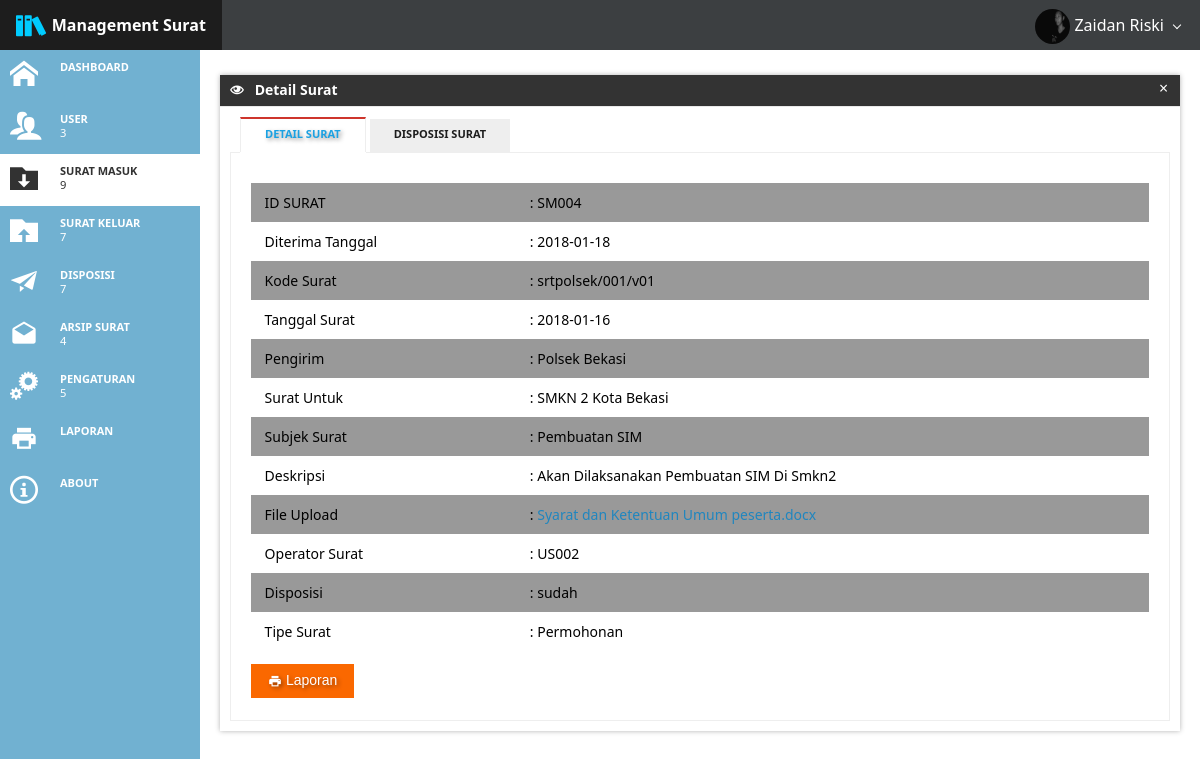
The app's page /lihatsurat.php?id=SM004 (signed in) with its own data.
### tables this page shows
CREATE TABLE IF NOT EXISTS `user` (
  `id` varchar(5) NOT NULL,
  `username` varchar(50) NOT NULL,
  `password` varchar(50) NOT NULL,
  `fullname` varchar(255) NOT NULL,
  `level` varchar(20) NOT NULL,
  `jabatan` varchar(255) NOT NULL,
  `picture` varchar(255) NOT NULL DEFAULT 'avatar.png'
);

CREATE TABLE IF NOT EXISTS `mail` (
  `id` varchar(5) NOT NULL,
  `incoming_at` date NOT NULL,
  `mail_code` varchar(30) NOT NULL,
  `mail_date` date NOT NULL,
  `mail_from` varchar(70) NOT NULL,
  `mail_to` varchar(70) NOT NULL,
  `mail_subject` varchar(100) NOT NULL,
  `description` varchar(255) NOT NULL,
  `file_upload` varchar(255) NOT NULL,
  `mail_typeid` varchar(5) NOT NULL,
  `userid` varchar(5) NOT NULL,
  `disposisi` varchar(10) NOT NULL DEFAULT 'belum',
  `status` varchar(25) NOT NULL DEFAULT 'tidak'
);

CREATE TABLE IF NOT EXISTS `mail_type` (
  `id` varchar(5) NOT NULL,
  `type` varchar(30) NOT NULL
);

### lihatsurat.php (the view, shortened to what this page needs)
<html>
<head lang="en">
        <link href="css/metro.css" rel="stylesheet">
    <link href="css/metro-icons.css" rel="stylesheet">
    <link href="css/metro-responsive.css" rel="stylesheet">
    <link href="css/metro-schemes.css" rel="stylesheet">
    <link href="css/docs.css" rel="stylesheet">
</head>
<body>
<?php
 require_once("koneksi.php");
if(!isset($_SESSION['username'])) {
header("location:login.php"); }
else{
    $username = $_SESSION['username'];
}
$sql = "SELECT id, fullname, level, picture FROM user WHERE username = '$username'";
$result = mysqli_query($conn, $sql);
if (mysqli_num_rows($result) > 0) {
    while($row = mysqli_fetch_assoc($result)) {
        $fullname = $row["fullname"];
        $picture = $row["picture"];
    }
}
?>
    <?php
    require_once("judul.php");
    ?>
    <div class="page-content">
        <div class="flex-grid no-responsive-future" style="height: 100%;">
            <div class="row" style="height: 100%" id="Tside">
                <?php
                require_once("sidebar.php");
                ?>
                <div class="cell auto-size padding20 no-padding-top bg-white container" id="cell-content div1" style="overflow: scroll">
                     <div class="window" style="margin-top:25px;">
                            <div class="window-caption bg-grayDark fg-white">
                                <span class="window-caption-icon"><span class="mif-eye"></span></span>
                                <span class="window-caption-title">Detail Surat</span>
                                <a href="suratmasuk.php"><span class="btn-close bg-grayDark fg-white"></span></a>
                            </div>
                            <div class="window-content bg-white padding10" style="height: auto;">
             <?php
                $id = $_REQUEST['id'];
                $sql = "SELECT id, incoming_at, mail_code, mail_date, mail_from, mail_to, mail_subject, description, file_upload, mail_typeid, userid, disposisi FROM mail where id = '$id'";
                            $result = mysqli_query($conn, $sql);
                            if ($result->num_rows > 0) {
                                 while($row = $result->fetch_assoc()) {
                                    $id_surat = $row["id"];
            ?>
            <div class="tabcontrol2" data-role="tabcontrol">
                            <ul class="tabs">
                                <li><a href="#frame_1_1">Detail Surat</a></li>
                                <li><a href="#frame_1_2">Disposisi Surat</a></li>
                            </ul>
                            <div class="frames bg-grayLight">
                                <div class="frame" id="frame_1_1">
                                    <table class="table striped hovered" id="tabeldetail">
                <tr>
                    <td>ID SURAT</td><td>: <?php echo $row["id"];?></td>
                </tr>
                <tr>
                    <td>Diterima Tanggal</td><td>: <?php echo $row["incoming_at"];?></td>
                </tr>
                <tr>
                    <td>Kode Surat</td><td>: <?php echo $row["mail_code"];?></td>
                </tr>
                <tr>
                    <td>Tanggal Surat</td><td>: <?php echo $row["mail_date"];?></td>
                </tr>
                <tr>
                    <td>Pengirim</td><td>: <?php echo $row["mail_from"];?></td>
                </tr>
                <tr>
                    <td>Surat Untuk</td><td>: <?php echo $row["mail_to"];?></td>
                </tr>
                <tr>
                    <td>Subjek Surat</td><td>: <?php echo $row["mail_subject"];?></td>
                </tr>
                <tr>
                    <td>Deskripsi</td><td>: <?php echo $row["description"];?></td>
                </tr>
                <tr>
                    <td>File Upload</td><td>: <a href="simpanfile.php?file=<?php echo $row["file_upload"]; ?>"><?php echo $row["file_upload"];?></a></td>
                </tr>
                <tr>
                    <td>Operator Surat</td><td>: <?php echo $row["userid"];?></td>
                </tr>
                <tr>
                    <td>Disposisi</td><td>: <?php echo $row["disposisi"];?></td>
                </tr>
                <tr>
                    <td>Tipe Surat</td><td>: <?php
                     $mail_id = $row["mail_typeid"];
                     $sql = "SELECT type FROM mail_type WHERE id = '$mail_id'";
                    $result = mysqli_query($conn, $sql);
                    if (mysqli_num_rows($result) > 0) {
                        while($row = mysqli_fetch_assoc($result)) {
                           echo $row["type"];
                        }
                    }
                     ?>
                     </td>
                </tr>
            </table>
            <a href="laporan/detailsurmas.php?id=<?php echo $id_surat; ?>" target="_blank"><button class="button warning text-shadow" onclick="return confirm('Cetak Laporan?')" ><span class="mif-print"></span> Laporan</button></a>
                                </div>
                                    <?php
                                        $sql = "SELECT * FROM disposition WHERE mailid = '$id'";
                                        $result = mysqli_query($conn, $sql);
                                    ?>
                            </div>
                        </div>
            <?php
        }
    }
            ?>
                            </div>
                        </div>
                </div>
            </div>
        </div>
    </div>
</body>
</html>

### judul.php (shortened to what this page needs)
<div class="app-bar fixed-top darcula" data-role="appbar" id="judul">
        <a class="app-bar-element branding" id="judul2"><span class="mif-books mif-2x fg-lighterBlue"></span> <b>Management Surat</b></a>
        <div class="app-bar-element place-right" id="judul2">
           <span class="dropdown-toggle"><img src="<?php echo "img/$picture"; ?>" id="gambarpp"> <?php echo $fullname;?></span>
        </div>
    </div>

### css/metro-responsive.css (style rules this page uses)
@media screen and (max-width: 1400px) { html { font-size: 110%; } }
@media screen and (max-width: 1200px) { html { font-size: 100%; } }

### css/metro-schemes.css (style rules this page uses)
.app-bar.darcula { background-color: #3c3f41; }
.app-bar.darcula .app-bar-element .dropdown-toggle:before, .app-bar.darcula .app-bar-menu li .dropdown-toggle:before { border-color: #ffffff; }

### css/docs.css (style rules this page uses)
.page-content { padding-top: 48px; }

### lihatsurat.php (style rules this page uses)
html, body { height: 100%; }
body { overflow: hidden; }
.page-content { padding-top: 3.125rem; min-height: 100%; height: 100%; }
#tabeldetail { font-size: 14px; padding-bottom: 50px; }

### judul.php (style rules this page uses)
#gambarpp { width: 35px; height: 35px; border-radius: 50%; margin: auto; }

### records on screen
user: picture (picture), fullname "Zaidan Riski"
mail: id "SM004", incoming_at "2018-01-18", mail_code "srtpolsek/001/v01", mail_date "2018-01-16", mail_from "Polsek Bekasi", mail_to "SMKN 2 Kota Bekasi", mail_subject "Pembuatan SIM", description "Akan Dilaksanakan Pembuatan SIM Di Smkn2", file_upload "Syarat dan Ketentuan Umum peserta.docx", userid "US002", disposisi "sudah"
mail_type: type "Permohonan"

### other values on screen
mysqli_num_rows($result) "3"
mysqli_num_rows($result) "9"
mysqli_num_rows($result) "7"
mysqli_num_rows($result) "4"
mysqli_num_rows($result) "5"
